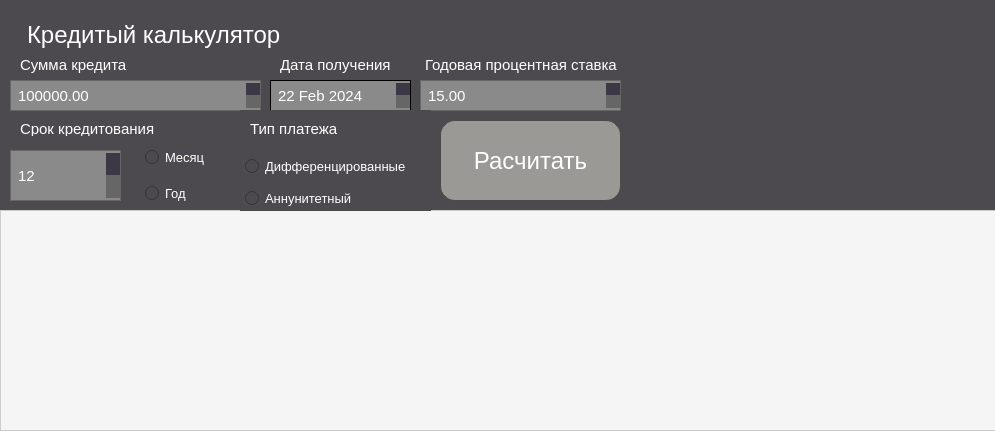
<?xml version="1.0" encoding="UTF-8"?>
<ui version="4.0">
 <class>Credits</class>
 <widget class="QDialog" name="Credits">
  <property name="geometry">
   <rect>
    <x>0</x>
    <y>0</y>
    <width>995</width>
    <height>431</height>
   </rect>
  </property>
  <property name="windowTitle">
   <string>Dialog</string>
  </property>
  <property name="styleSheet">
   <string notr="true"> background-color:rgb(76, 74, 78);</string>
  </property>
  <widget class="QLabel" name="label">
   <property name="geometry">
    <rect>
     <x>10</x>
     <y>10</y>
     <width>300</width>
     <height>50</height>
    </rect>
   </property>
   <property name="styleSheet">
    <string notr="true">QLabel {
    color: #ffffff; /* Белый текст */
    border: 1px solid #4a4a4a; /* Светло-серый бордер */
    border-radius: 15px; /* Закругление углов */
    padding: 10px;
    font-size: 24px;
}
</string>
   </property>
   <property name="text">
    <string>Кредитый калькулятор</string>
   </property>
  </widget>
  <widget class="QLabel" name="label_2">
   <property name="geometry">
    <rect>
     <x>10</x>
     <y>50</y>
     <width>125</width>
     <height>30</height>
    </rect>
   </property>
   <property name="styleSheet">
    <string notr="true">QLabel {
    color: #ffffff; /* Белый текст */
    border: 1px solid #4a4a4a; /* Светло-серый бордер */
    border-radius: 2px; /* Закругление углов */
    padding: 5px;
    font-size: 15px;
}
</string>
   </property>
   <property name="text">
    <string>Сумма кредита</string>
   </property>
  </widget>
  <widget class="QDoubleSpinBox" name="doubleSpinBox_sum">
   <property name="geometry">
    <rect>
     <x>10</x>
     <y>80</y>
     <width>251</width>
     <height>31</height>
    </rect>
   </property>
   <property name="styleSheet">
    <string notr="true">QDoubleSpinBox {
    background-color: #8a8a8a; /* Темный фон дисплея */
    color: #ffffff; /* Белый текст */
    border: 1px solid #666666; /* Светло-серый бордер */
    border-radius: 0px; /* Закругление углов */
    padding: 5px;
    font-size: 15px;
}

/* Стиль для стрелок */
QDoubleSpinBox::up-button {
    background-color: rgb(61, 56, 70); /* Цвет фона для кнопки вверх */
   border: none; /* Без границы */
}

QDoubleSpinBox::down-button {
    background-color: #666666; /* Цвет фона для кнопки вниз */
  border: none; /* Без границы */
}

/* Цвет текста стрелок */
QDoubleSpinBox::up-button:hover,
QDoubleSpinBox::down-button:hover {
    background-color: #ff8c00; /* Цвет фона при наведении */
}

QDoubleSpinBox::up-button:pressed,
QDoubleSpinBox::down-button:pressed {
    background-color: #ff4500; /* Цвет фона при нажатии */
}
</string>
   </property>
   <property name="minimum">
    <double>1000.000000000000000</double>
   </property>
   <property name="maximum">
    <double>10000000.000000000000000</double>
   </property>
   <property name="singleStep">
    <double>10000.000000000000000</double>
   </property>
   <property name="value">
    <double>100000.000000000000000</double>
   </property>
  </widget>
  <widget class="QLabel" name="label_3">
   <property name="geometry">
    <rect>
     <x>415</x>
     <y>50</y>
     <width>210</width>
     <height>30</height>
    </rect>
   </property>
   <property name="styleSheet">
    <string notr="true">QLabel {
    color: #ffffff; /* Белый текст */
    border: 1px solid #4a4a4a; /* Светло-серый бордер */
    border-radius: 2px; /* Закругление углов */
    padding: 5px;
    font-size: 15px;
}
</string>
   </property>
   <property name="text">
    <string>Годовая процентная ставка</string>
   </property>
  </widget>
  <widget class="QDoubleSpinBox" name="doubleSpinBox_persent">
   <property name="geometry">
    <rect>
     <x>420</x>
     <y>80</y>
     <width>201</width>
     <height>31</height>
    </rect>
   </property>
   <property name="styleSheet">
    <string notr="true">QDoubleSpinBox {
    background-color: #8a8a8a; /* Темный фон дисплея */
    color: #ffffff; /* Белый текст */
    border: 1px solid #666666; /* Светло-серый бордер */
    border-radius: 0px; /* Закругление углов */
    padding: 5px;
    font-size: 15px;
}

/* Стиль для стрелок */
QDoubleSpinBox::up-button {
    background-color: rgb(61, 56, 70); /* Цвет фона для кнопки вверх */
   border: none; /* Без границы */
}

QDoubleSpinBox::down-button {
    background-color: #666666; /* Цвет фона для кнопки вниз */
  border: none; /* Без границы */
}

/* Цвет текста стрелок */
QDoubleSpinBox::up-button:hover,
QDoubleSpinBox::down-button:hover {
    background-color: #ff8c00; /* Цвет фона при наведении */
}

QDoubleSpinBox::up-button:pressed,
QDoubleSpinBox::down-button:pressed {
    background-color: #ff4500; /* Цвет фона при нажатии */
}
</string>
   </property>
   <property name="minimum">
    <double>0.100000000000000</double>
   </property>
   <property name="maximum">
    <double>100.000000000000000</double>
   </property>
   <property name="value">
    <double>15.000000000000000</double>
   </property>
  </widget>
  <widget class="QDateEdit" name="dateEdit">
   <property name="geometry">
    <rect>
     <x>270</x>
     <y>80</y>
     <width>141</width>
     <height>31</height>
    </rect>
   </property>
   <property name="styleSheet">
    <string notr="true">QDateEdit {
    background-color: #8a8a8a; /* Темный фон дисплея */
    color: #ffffff; /* Белый текст */
    border: 1px solid t#666666; /* Светло-серый бордер */
    border-radius: 0px; /* Закругление углов */
    padding: 5px;
    font-size: 15px;
}

/* Стиль для стрелок */
QDateEdit::up-button {
    background-color: rgb(61, 56, 70); /* Цвет фона для кнопки вверх */
   border: none; /* Без границы */
}

QDateEdit::down-button {
    background-color: #666666; /* Цвет фона для кнопки вниз */
  border: none; /* Без границы */
}

/* Цвет текста стрелок */
QDateEdit::up-button:hover,
QDateEdit::down-button:hover {
    background-color: #ff8c00; /* Цвет фона при наведении */
}

QDateEdit::up-button:pressed,
QDateEdit::down-button:pressed {
    background-color: #ff4500; /* Цвет фона при нажатии */
}
</string>
   </property>
   <property name="maximumDateTime">
    <datetime>
     <hour>14</hour>
     <minute>59</minute>
     <second>59</second>
     <year>3000</year>
     <month>12</month>
     <day>31</day>
    </datetime>
   </property>
   <property name="minimumDateTime">
    <datetime>
     <hour>15</hour>
     <minute>0</minute>
     <second>0</second>
     <year>2024</year>
     <month>2</month>
     <day>21</day>
    </datetime>
   </property>
   <property name="date">
    <date>
     <year>2024</year>
     <month>2</month>
     <day>22</day>
    </date>
   </property>
  </widget>
  <widget class="QLabel" name="label_4">
   <property name="geometry">
    <rect>
     <x>270</x>
     <y>50</y>
     <width>127</width>
     <height>30</height>
    </rect>
   </property>
   <property name="styleSheet">
    <string notr="true">QLabel {
    color: #ffffff; /* Белый текст */
    border: 1px solid #4a4a4a; /* Светло-серый бордер */
    border-radius: 2px; /* Закругление углов */
    padding: 5px;
    font-size: 15px;
}
</string>
   </property>
   <property name="text">
    <string>Дата получения</string>
   </property>
  </widget>
  <widget class="QLabel" name="label_5">
   <property name="geometry">
    <rect>
     <x>10</x>
     <y>115</y>
     <width>211</width>
     <height>27</height>
    </rect>
   </property>
   <property name="styleSheet">
    <string notr="true">QLabel {
    color: #ffffff; /* Белый текст */
    border: 1px solid #4a4a4a; /* Светло-серый бордер */
    border-radius: 2px; /* Закругление углов */
    padding: 5px;
    font-size: 15px;
}
</string>
   </property>
   <property name="text">
    <string>Срок кредитования</string>
   </property>
  </widget>
  <widget class="QSpinBox" name="spinBox">
   <property name="geometry">
    <rect>
     <x>10</x>
     <y>150</y>
     <width>111</width>
     <height>51</height>
    </rect>
   </property>
   <property name="styleSheet">
    <string notr="true">QSpinBox {
    background-color: #8a8a8a; /* Темный фон дисплея */
    color: #ffffff; /* Белый текст */
    border: 1px solid #666666; /* Светло-серый бордер */
    border-radius: 0px; /* Закругление углов */
    padding: 5px;
    font-size: 15px;
}

/* Стиль для стрелок */
QSpinBox::up-button {
    background-color: rgb(61, 56, 70); /* Цвет фона для кнопки вверх */
   border: none; /* Без границы */
}

QSpinBox::down-button {
    background-color: #666666; /* Цвет фона для кнопки вниз */
  border: none; /* Без границы */
}

/* Цвет текста стрелок */
QSpinBox::up-button:hover,
QSpinBox::down-button:hover {
    background-color: #ff8c00; /* Цвет фона при наведении */
}

QSpinBox::up-button:pressed,
QSpinBox::down-button:pressed {
    background-color: #ff4500; /* Цвет фона при нажатии */
}
</string>
   </property>
   <property name="minimum">
    <number>1</number>
   </property>
   <property name="maximum">
    <number>100</number>
   </property>
   <property name="value">
    <number>12</number>
   </property>
  </widget>
  <widget class="QPushButton" name="pushButton_res">
   <property name="geometry">
    <rect>
     <x>440</x>
     <y>120</y>
     <width>181</width>
     <height>81</height>
    </rect>
   </property>
   <property name="sizePolicy">
    <sizepolicy hsizetype="Minimum" vsizetype="Fixed">
     <horstretch>0</horstretch>
     <verstretch>0</verstretch>
    </sizepolicy>
   </property>
   <property name="styleSheet">
    <string notr="true">QPushButton {
    background-color:rgb(154, 153, 150); /* Основной цвет кнопки*/
    color: #ffffff; /* Белый текст */
    border: 1px solid #4a4a4a; /* Светло-серый бордер */
    border-radius: 15px; /* Закругление углов */
    padding: 10px;
    font-size: 24px;
}

QPushButton:hover {
    background-color:rgb(179, 179, 179); /* Светлее при наведении */
}

QPushButton:pressed {
    background-color: rgb(26, 25, 25); /* Темнее при нажатии */
}
</string>
   </property>
   <property name="text">
    <string>Расчитать</string>
   </property>
  </widget>
  <widget class="QTableWidget" name="tableWidget">
   <property name="geometry">
    <rect>
     <x>0</x>
     <y>210</y>
     <width>1001</width>
     <height>221</height>
    </rect>
   </property>
   <property name="styleSheet">
    <string notr="true">QTableWidget {
    background-color: #f5f5f5; /* Светло-серый фон таблицы */
    border: 1px solid #cccccc; /* Цвет границы таблицы */
}

QTableWidget::item {
    padding: 10px; /* Отступы в ячейках */
    border: 1px solid #dddddd; /* Цвет границы ячеек */
    background-color: #ffffff; /* Белый фон ячеек */
    color: #333333; /* Темно-серый цвет текста */
}

QTableWidget::item:selected {
    background-color: #a0a0a0; /* Серый фон выделенной ячейки */
    color: white; /* Белый цвет текста выделенной ячейки */
}

QHeaderView::section {
    background-color: #999999; /* Серый фон заголовков */
    color: white; /* Белый цвет текста заголовков */
    padding: 5px; /* Отступы в заголовках */
    border: 1px solid #cccccc; /* Цвет границы заголовков */
}

QTableWidget::horizontalHeader {
    font-weight: bold; /* Жирный шрифт заголовков */
    background-color: #777777; /* Темно-серый фон горизонтального заголовка */
    color: white; /* Белый цвет текста горизонтального заголовка */
}

QTableWidget::verticalHeader {
    background-color: #e0e0e0; /* Светло-серый фон вертикального заголовка */
    color: #333333; /* Темно-серый цвет текста вертикального заголовка */
}
</string>
   </property>
  </widget>
  <widget class="QLabel" name="image">
   <property name="geometry">
    <rect>
     <x>630</x>
     <y>0</y>
     <width>361</width>
     <height>201</height>
    </rect>
   </property>
   <property name="text">
    <string/>
   </property>
   <property name="pixmap">
    <pixmap>kartinki-ipoteka-26.jpg</pixmap>
   </property>
  </widget>
  <widget class="QWidget" name="layoutWidget">
   <property name="geometry">
    <rect>
     <x>140</x>
     <y>140</y>
     <width>81</width>
     <height>70</height>
    </rect>
   </property>
   <layout class="QGridLayout" name="gridLayout">
    <item row="0" column="0">
     <widget class="QRadioButton" name="radioButton_month">
      <property name="styleSheet">
       <string notr="true">QRadioButton {
    color: #ffffff; /* Белый текст */
    border: 1px solid #4a4a4a; /* Светло-серый бордер */
    border-radius: 2px; /* Закругление углов */
    padding: 4px;
    font-size: 13px;
}
</string>
      </property>
      <property name="text">
       <string>Месяц</string>
      </property>
     </widget>
    </item>
    <item row="1" column="0">
     <widget class="QRadioButton" name="radioButton_year">
      <property name="styleSheet">
       <string notr="true">QRadioButton {
    color: #ffffff; /* Белый текст */
    border: 1px solid #4a4a4a; /* Светло-серый бордер */
    border-radius: 2px; /* Закругление углов */
    padding: 4px;
    font-size: 13px;
}
</string>
      </property>
      <property name="text">
       <string>Год</string>
      </property>
     </widget>
    </item>
   </layout>
  </widget>
  <widget class="QWidget" name="layoutWidget">
   <property name="geometry">
    <rect>
     <x>240</x>
     <y>110</y>
     <width>191</width>
     <height>101</height>
    </rect>
   </property>
   <layout class="QGridLayout" name="gridLayout_2">
    <item row="0" column="0">
     <widget class="QLabel" name="label_6">
      <property name="enabled">
       <bool>true</bool>
      </property>
      <property name="styleSheet">
       <string notr="true">QLabel {
    color: #ffffff; /* Белый текст */
    border: 1px solid #4a4a4a; /* Светло-серый бордер */
    border-radius: 2px; /* Закругление углов */
    padding: 5px;
    font-size: 15px;
}
</string>
      </property>
      <property name="text">
       <string>Тип платежа</string>
      </property>
     </widget>
    </item>
    <item row="1" column="0">
     <widget class="QRadioButton" name="radioButton_dif">
      <property name="styleSheet">
       <string notr="true">QRadioButton {
    color: #ffffff; /* Белый текст */
    border: 1px solid #4a4a4a; /* Светло-серый бордер */
    border-radius: 2px; /* Закругление углов */
    padding: 4px;
    font-size: 13px;
}
</string>
      </property>
      <property name="text">
       <string>Дифференцированные</string>
      </property>
     </widget>
    </item>
    <item row="2" column="0">
     <widget class="QRadioButton" name="radioButton_an">
      <property name="styleSheet">
       <string notr="true">QRadioButton {
    color: #ffffff; /* Белый текст */
    border: 1px solid #4a4a4a; /* Светло-серый бордер */
    border-radius: 2px; /* Закругление углов */
    padding: 4px;
    font-size: 13px;
}
</string>
      </property>
      <property name="text">
       <string>Аннунитетный</string>
      </property>
     </widget>
    </item>
   </layout>
  </widget>
 </widget>
 <resources/>
 <connections/>
</ui>
